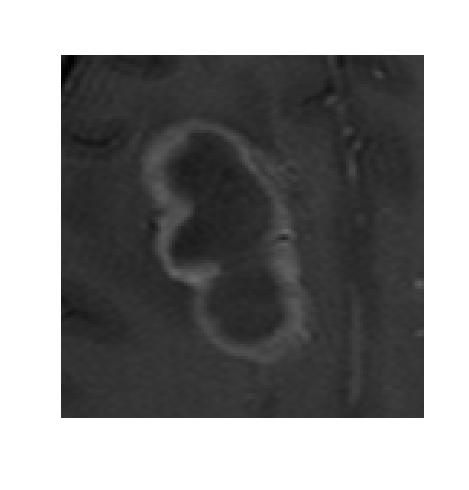
#> input picture Datos/Imagen.jpg, 469 x 490 px, found by its file name
$ python Kmeans.py
#> lines starting #> are read from the running program, lines starting #| are printed output that depends on the picture; after the words box and inside, x2 and y2 are one past the last pixel; in counts of white or black regions, pixels touching at a corner belong together; long printed decimals are rounded
from PIL import Image
import matplotlib.pyplot as plt
from matplotlib.backends.backend_pdf import PdfPages
import numpy as np

# 0. CONFIGURACION DE SALIDA (PDF)

ruta_pdf_kmeans = r"C:\Users\lesse\Downloads\BONGO\segmentacion_kmeans.pdf"

pdf_kmeans = PdfPages(ruta_pdf_kmeans)


def guardar_figura(fig):
    """Guarda una figura como página del PDF y libera memoria."""
    pdf_kmeans.savefig(fig, bbox_inches="tight")
    plt.close(fig)

# 1. CARGAR LA IMAGEN Y EXTRAER LA ROI

imagen = Image.open(
    r"C:\Users\lesse\Downloads\BONGO\Imagen.jpg"
)
#> imagen is the input picture: PIL image 469x490 RGB; min 0, max 255, mean 137.5

imagen_array = np.array(imagen)

x1, y1 = 138, 117
x2, y2 = 314, 367

roi = imagen_array[y1:y2, x1:x2]
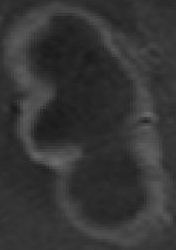
#> roi: shape (250, 176, 3); min 25, max 108, mean 53.3

roi_gris = np.mean(
    roi,
    axis=2
).astype(np.uint8)

print("Tamaño de la ROI en escala de grises:", roi_gris.shape)
#| Tamaño de la ROI en escala de grises: (250, 176)


# 2. VECTOR DE CARACTERISTICAS v
# v: vector con M*N*P*d componentes.
#  d = 1 (solo se usa la intensidad de gris como característica) y P = 1 (imagen 2D, no un volumen).
# Cada componente v_i es entonces simplemente la intensidad de un pixel de la ROI.

M, N = roi_gris.shape
#> M = 250; N = 176
P = 1
d = 1

v = roi_gris.reshape(-1, 1).astype(float)

N_p = v.shape[0]  # M * N * P
#> N_p = 44000

print(f"M={M}, N={N}, P={P}, d={d}  ->  M*N*P*d = {N_p * d}")
#| M=250, N=176, P=1, d=1  ->  M*N*P*d = 44000

# 3. ALGORITMO K-MEANS

def kmeans_manual(v, centroides_iniciales, max_iter=100, tol=1e-6):

    centroides = centroides_iniciales.astype(float).copy()

    K = centroides.shape[0]

    historial_Q = []

    for iteracion in range(max_iter):

        distancias = (v - centroides.reshape(1, K)) ** 2

        etiquetas = np.argmin(distancias, axis=1)

        # Calcular Q

        Q = 0.0

        for j in range(K):

            pixeles_clase = v[etiquetas == j]

            if pixeles_clase.shape[0] > 0:

                Q += np.sum(
                    (pixeles_clase - centroides[j]) ** 2
                )

        historial_Q.append(Q)

        nuevos_centroides = centroides.copy()

        for j in range(K):

            pixeles_clase = v[etiquetas == j]

            if pixeles_clase.shape[0] > 0:

                nuevos_centroides[j] = pixeles_clase.mean()

        cambio = np.max(
            np.abs(nuevos_centroides - centroides)
        )

        centroides = nuevos_centroides

        if cambio < tol:
            break

    return etiquetas, centroides.ravel(), historial_Q, iteracion + 1


# 4. VARIANZA INTRA-CLASE Y ENTRE-CLASES

def calcular_varianzas(v, etiquetas):
    """
    - varianza intra-clase de cada clase (mínima deseada)
    - varianza intra-clase promedio ponderada (pooled)
    - varianza entre-clases (máxima deseada, criterio de Fisher)
    """

    datos = v.ravel()

    media_global = datos.mean()

    N_total = datos.shape[0]

    varianzas_intra = {}

    var_intra_ponderada = 0.0

    var_entre = 0.0

    for clase in np.unique(etiquetas):

        pixeles_clase = datos[etiquetas == clase]

        n_clase = pixeles_clase.shape[0]

        media_clase = pixeles_clase.mean()

        var_clase = pixeles_clase.var()

        varianzas_intra[clase] = var_clase

        var_intra_ponderada += (n_clase / N_total) * var_clase

        var_entre += (
            (n_clase / N_total) * (media_clase - media_global) ** 2
        )

    return varianzas_intra, var_intra_ponderada, var_entre

# 5. CONDICIONES INICIALES

K = 2

condiciones_iniciales = [
    (
        "Separados bajos (10 y 40)",
        np.array([10.0, 40.0])
    ),
    (
        "Separados medios (20 y 80)",
        np.array([20.0, 80.0])
    ),
    (
        "Separados altos (60 y 100)",
        np.array([60.0, 100.0])
    ),
    (
        "Cercanos bajos (40 y 45)",
        np.array([40.0, 45.0])
    ),
    (
        "Cercanos medios (45 y 50)",
        np.array([45.0, 50.0])
    ),
    (
        "Invertidos (80 y 20)",
        np.array([80.0, 20.0])
    ),
]

# 6. EJECUTAR K-MEANS PARA CADA CONDICION INICIAL

resultados_kmeans = []

for nombre_condicion, centroides_iniciales in condiciones_iniciales:

    etiquetas, centroides, historial_Q, n_iter = kmeans_manual(
        v,
        centroides_iniciales
    )

    # Ordenar las clases de más oscura a más clara

    orden = np.argsort(centroides)

    mapa_orden = {
        clase_original: nuevo_indice
        for nuevo_indice, clase_original in enumerate(orden)
    }

    etiquetas_ordenadas = np.array(
        [mapa_orden[e] for e in etiquetas]
    )

    centroides_ordenados = centroides[orden]

    imagen_segmentada = etiquetas_ordenadas.reshape(
        roi_gris.shape
    )

    varianzas_intra, var_intra_ponderada, var_entre = (
        calcular_varianzas(v, etiquetas_ordenadas)
    )

    resultados_kmeans.append({
        "nombre": nombre_condicion,
        "centroides_iniciales": centroides_iniciales,
        "centroides_finales": centroides_ordenados,
        "etiquetas": etiquetas_ordenadas,
        "imagen_segmentada": imagen_segmentada,
        "Q_final": historial_Q[-1],
        "n_iteraciones": n_iter,
        "varianzas_intra": varianzas_intra,
        "var_intra_ponderada": var_intra_ponderada,
        "var_entre": var_entre
    })
#> this loop made 6 passes
#> (centroides, n_iter, mapa_orden) on passes 1 to 6: ([45.62, 71.36], 10, {0: 0, 1: 1}), ([45.62, 71.36], 7, {0: 0, 1: 1}), ([45.62, 71.36], 7, {0: 0, 1: 1}), ([45.62, 71.36], 9, {0: 0, 1: 1}), ([45.62, 71.36], 8, {0: 0, 1: 1}), ([71.36, 45.62], 7, {1: 0, 0: 1})
#> pass 1, `imagen_segmentada = etiquetas_ordenadas.reshape( roi_gris.shape )`:
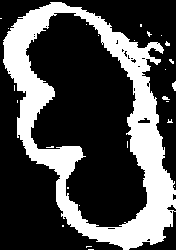
#> imagen_segmentada: shape (250, 176) int64; values 0 (black) and 1 (white), 29.7% white; 26 white regions (23 under 20 px), largest, box (x1, y1, x2, y2) and area: (3, 2, 176, 250) 12888, (172, 81, 176, 91) 29, (162, 96, 170, 100) 22
#> after the loop, resultados_kmeans = 6 items

# 7. TABLA COMPARATIVA

print("\n")
print("=" * 100)
print("SEGMENTACION K-MEANS (2 CLASES) - COMPARACION DE CONDICIONES INICIALES")
print("=" * 100)

print(
    f"{'Condición inicial':<34}"
    f"{'Centroides finales':<20}"
    f"{'Iteraciones':<13}"
    f"{'Q (WCSS total)':<17}"
    f"{'Var. intra':<13}"
    f"{'Var. entre':<12}"
)

print("-" * 100)

for r in resultados_kmeans:

    centroides_str = (
        f"[{r['centroides_finales'][0]:.1f}, "
        f"{r['centroides_finales'][1]:.1f}]"
    )

    print(
        f"{r['nombre']:<34}"
        f"{centroides_str:<20}"
        f"{r['n_iteraciones']:<13}"
        f"{r['Q_final']:<17.1f}"
        f"{r['var_intra_ponderada']:<13.4f}"
        f"{r['var_entre']:<12.4f}"
    )
#> this loop made 6 passes
#| Separados bajos (10 y 40)         [45.6, 71.4]        10           2504834.7        56.9281      138.2470
#| Separados medios (20 y 80)        [45.6, 71.4]        7            2504834.7        56.9281      138.2470
#| Separados altos (60 y 100)        [45.6, 71.4]        7            2504834.7        56.9281      138.2470
#| Cercanos bajos (40 y 45)          [45.6, 71.4]        9            2504834.7        56.9281      138.2470
#| Cercanos medios (45 y 50)         [45.6, 71.4]        8            2504834.7        56.9281      138.2470
#| Invertidos (80 y 20)              [45.6, 71.4]        7            2504834.7        56.9281      138.2470

print("-" * 100)


fig, ax = plt.subplots(figsize=(12, 4), constrained_layout=True)
ax.axis("off")

encabezados_km = [
    "Condición inicial",
    "Centroides iniciales",
    "Centroides finales",
    "Iteraciones",
    "Q (WCSS total)",
    "Var. intra (pond.)",
    "Var. entre"
]

filas_km = [
    [
        r["nombre"],
        f"[{r['centroides_iniciales'][0]:.0f}, {r['centroides_iniciales'][1]:.0f}]",
        f"[{r['centroides_finales'][0]:.1f}, {r['centroides_finales'][1]:.1f}]",
        str(r["n_iteraciones"]),
        f"{r['Q_final']:.1f}",
        f"{r['var_intra_ponderada']:.4f}",
        f"{r['var_entre']:.4f}"
    ]
    for r in resultados_kmeans
]
#> filas_km = 6 items

tabla_km = ax.table(
    cellText=filas_km,
    colLabels=encabezados_km,
    loc="center",
    cellLoc="center"
)

tabla_km.auto_set_font_size(False)
tabla_km.set_fontsize(8)
tabla_km.scale(1, 1.6)

ax.set_title(
    "Comparación de resultados k-means (2 clases) por condición inicial",
    pad=20
)

guardar_figura(fig)


# 8. PARA CADA CONDICION: IMAGEN SEGMENTADA E HISTOGRAMAS

for r in resultados_kmeans:

    fig, axes = plt.subplots(
        1, 3,
        figsize=(16, 5),
        constrained_layout=True
    )

    axes[0].imshow(
        r["imagen_segmentada"],
        cmap="gray"
    )

    axes[0].set_title("Segmentación (2 clases)", fontsize=10)
    axes[0].set_xlabel("X (píxeles)", fontsize=8)
    axes[0].set_ylabel("Y (píxeles)", fontsize=8)

    for clase in [0, 1]:

        pixeles_clase = v.ravel()[
            r["etiquetas"] == clase
        ]

        N_Bi_clase, intensidades_clase = np.histogram(
            pixeles_clase,
            bins=256,
            range=(0, 256)
        )

        H_i_clase = N_Bi_clase / N_Bi_clase.sum()

        axes[clase + 1].bar(
            intensidades_clase[:-1],
            H_i_clase,
            width=0.8,
            align="center"
        )

        axes[clase + 1].set_title(
            f"Histograma clase {clase} "
            f"(centroide = {r['centroides_finales'][clase]:.1f})",
            fontsize=10
        )

        axes[clase + 1].set_xlabel("Intensidad de gris", fontsize=8)
        axes[clase + 1].set_ylabel("Frecuencia relativa", fontsize=8)
        axes[clase + 1].set_xlim(0, 150)
        axes[clase + 1].grid(axis="y", alpha=0.3)

    fig.suptitle(
        f"Condición inicial: {r['nombre']}",
        fontsize=13
    )

    guardar_figura(fig)
#> this loop made 6 passes
#> pass 1, in guardar_figura (call 2), `pdf_kmeans.savefig(fig, bbox_inches="tight")`:
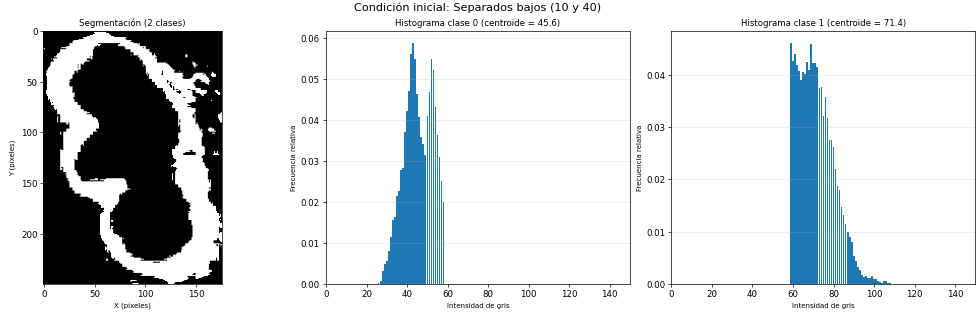
#> figure drawn by matplotlib, 3 panels; panel 2: tallest bar 0.0588 high, from x = 42.6 to 43.4; panel 3: tallest bar 0.0462 high, from x = 58.6 to 59.4


# 9. IDENTIFICAR LA MEJOR CONDICION INICIAL

# La mejor es la que da menor Q (WCSS total, equivalente amenor varianza intra-clase ponderada) y mayor varianza entre.

mejor = min(
    resultados_kmeans,
    key=lambda r: r["Q_final"]
)
#> mejor = 10 items

print("\n")
print("=" * 60)
print("MEJOR CONDICION INICIAL (menor Q / menor varianza intra)")
print("=" * 60)
print("Condición:", mejor["nombre"])
#| Condición: Separados bajos (10 y 40)
print("Centroides finales:", mejor["centroides_finales"])
#| Centroides finales: [45.623 71.356 ]
print("Q (WCSS total):", mejor["Q_final"])
#| Q (WCSS total): 2504834.685
print("Varianza intra ponderada:", mejor["var_intra_ponderada"])
#| Varianza intra ponderada: 56.928
print("Varianza entre clases:", mejor["var_entre"])
#| Varianza entre clases: 138.247
print("=" * 60)


pdf_kmeans.close()

print(f"\nPDF de segmentación k-means generado en: {ruta_pdf_kmeans}")
